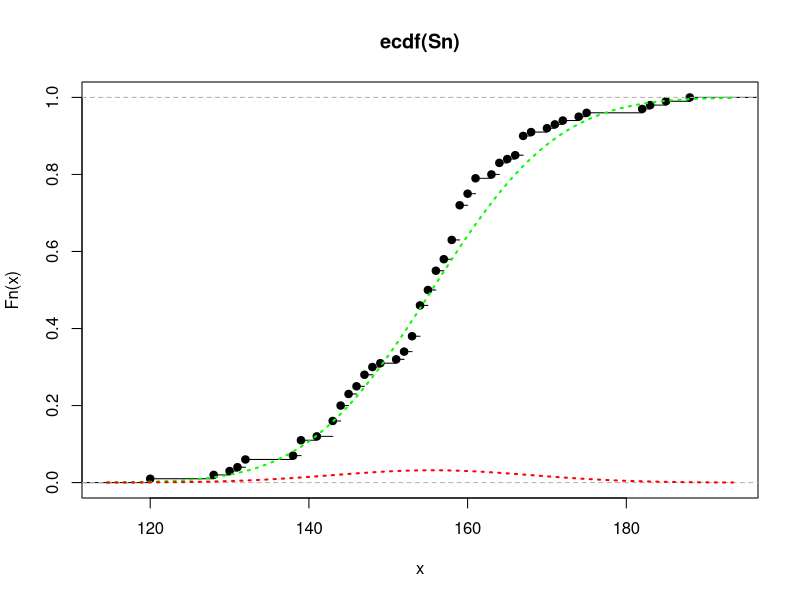

The R script that drew this image:
library(ggplot2)
library(MASS)
set.seed(322)
N=100

simPois=replicate(N, rpois(6,26), simplify = FALSE)

Sn = vector()
for(y in 1:100){
  Sn[y] = sum(simPois[[y]])
}


#Empirica
plot(ecdf(Sn))
#Aproximada
curve(pnorm(x, 155.5, sqrt(155.5)), add=T, 
      col="green", lwd=2, lty="dotted")
#Exata
curve(dnorm(x, 155.5, sqrt(155.5)), add=T, 
      col="red", lwd=2, lty="dotted")